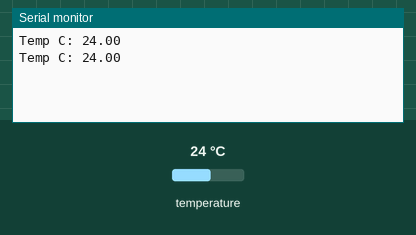
This sketch was run on a simulated ESP32. Parts: the last lines printed to the serial monitor. The test bench sets the inputs (shaded band); at power-on: temperature 24 °C.

Above: at 11.0 s.
11.1 s: temperature set to 12 °C
At 21.0 s:
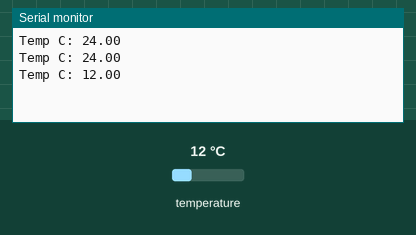
21.2 s: temperature set to 19 °C
At 30.8 s:
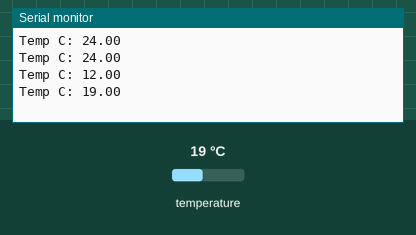
Timing chart, 0 to 32.3 s (numbered marks = the images above; inputs shaded):
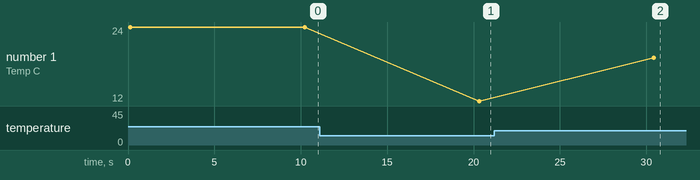

The sketch:

OneWire_sample_code.ino
```cpp
#include <OneWire.h>
#include <DallasTemperature.h>
#include "M5Atom.h"

// Data wire is plugged into port 2 on the Arduino
#define ONE_WIRE_BUS 32
#define TEMPERATURE_PRECISION 9

// Setup a oneWire instance to communicate with any OneWire devices (not just Maxim/Dallas temperature ICs)
OneWire oneWire(ONE_WIRE_BUS);

// Pass our oneWire reference to Dallas Temperature.
DallasTemperature sensors(&oneWire);

// arrays to hold device addresses
DeviceAddress Sensor1 = { 0x28, 0x4C, 0xB6, 0x71, 0x0F, 0x00, 0x00, 0xBD };
// DeviceAddress Sensor2 = { 0x28, 0x4E, 0xE6, 0x72, 0x0F, 0x00, 0x00, 0xCE };
// DeviceAddress Sensor3 = { 0x28, 0xB1, 0x74, 0x72, 0x0F, 0x00, 0x00, 0xAC };

void setup(void) {
  M5.begin();
  Serial.begin(115200);
  // start the Dallas Temperature library
  sensors.begin();

  sensors.setResolution(Sensor1, TEMPERATURE_PRECISION);
  // sensors.setResolution(Sensor2, TEMPERATURE_PRECISION);
  // sensors.setResolution(Sensor3, TEMPERATURE_PRECISION);
}

void loop(void) {
  // request temperatures from the sensors
  sensors.requestTemperatures();

  printTemperature(Sensor1);
  // printTemperature(Sensor2);
  // printTemperature(Sensor3);

  delay(10000); // 10秒（10000ミリ秒）待機
}


float printTemperature(DeviceAddress deviceAddress) {
  float tempC = sensors.getTempC(deviceAddress);
  Serial.print("Temp C: ");
  Serial.print(tempC);
  Serial.println();
  return tempC;
}
```

Measured:
- after the input at 11.1 s, the serial monitor: prints a new line after 9.2 s (image 1)
- after the input at 21.2 s, the serial monitor: prints a new line after 9.2 s (image 2)
- plotted number 1: 24 → 12 after the input at 11.1 s, 12 → 19 after the input at 21.2 s
